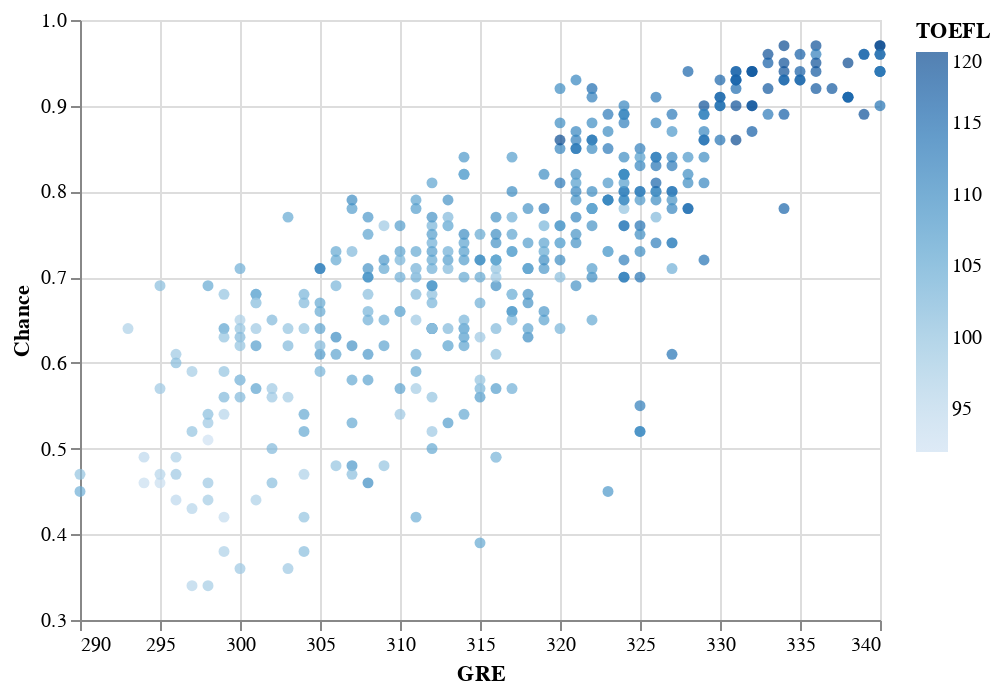

The notebook cell this image was saved under:
### Markdown cell above
From above chart, we can briefly conclude that student with higher GRE score will have greater chance to be admitted, and students who have higher GRE score also have more research experience.

### Code cell
alt.Chart(df).mark_circle().encode(
    x=alt.X('GRE', scale=alt.Scale(zero=False)),
    y=alt.Y('Chance',scale=alt.Scale(zero=False)),
    color="TOEFL"
)

### Figure 1 — Vega-Lite specification as saved in the notebook (floating-point values rounded to 4 significant figures; data arrays with more than 128 entries replaced by an {"elided": "..."} marker saying what was removed)
{"config": {"view": {"continuousWidth": 400, "continuousHeight": 300}}, "data": {"name": "data-0440f94df845976d912bc1088d6f3c5b"}, "mark": "circle", "encoding": {"color": {"field": "TOEFL", "type": "quantitative"}, "x": {"field": "GRE", "scale": {"zero": false}, "type": "quantitative"}, "y": {"field": "Chance", "scale": {"zero": false}, "type": "quantitative"}}, "$schema": "https://vega.github.io/schema/vega-lite/v4.17.0.json", "datasets": {"data-0440f94df845976d912bc1088d6f3c5b": {"elided": "400 records"}}}
